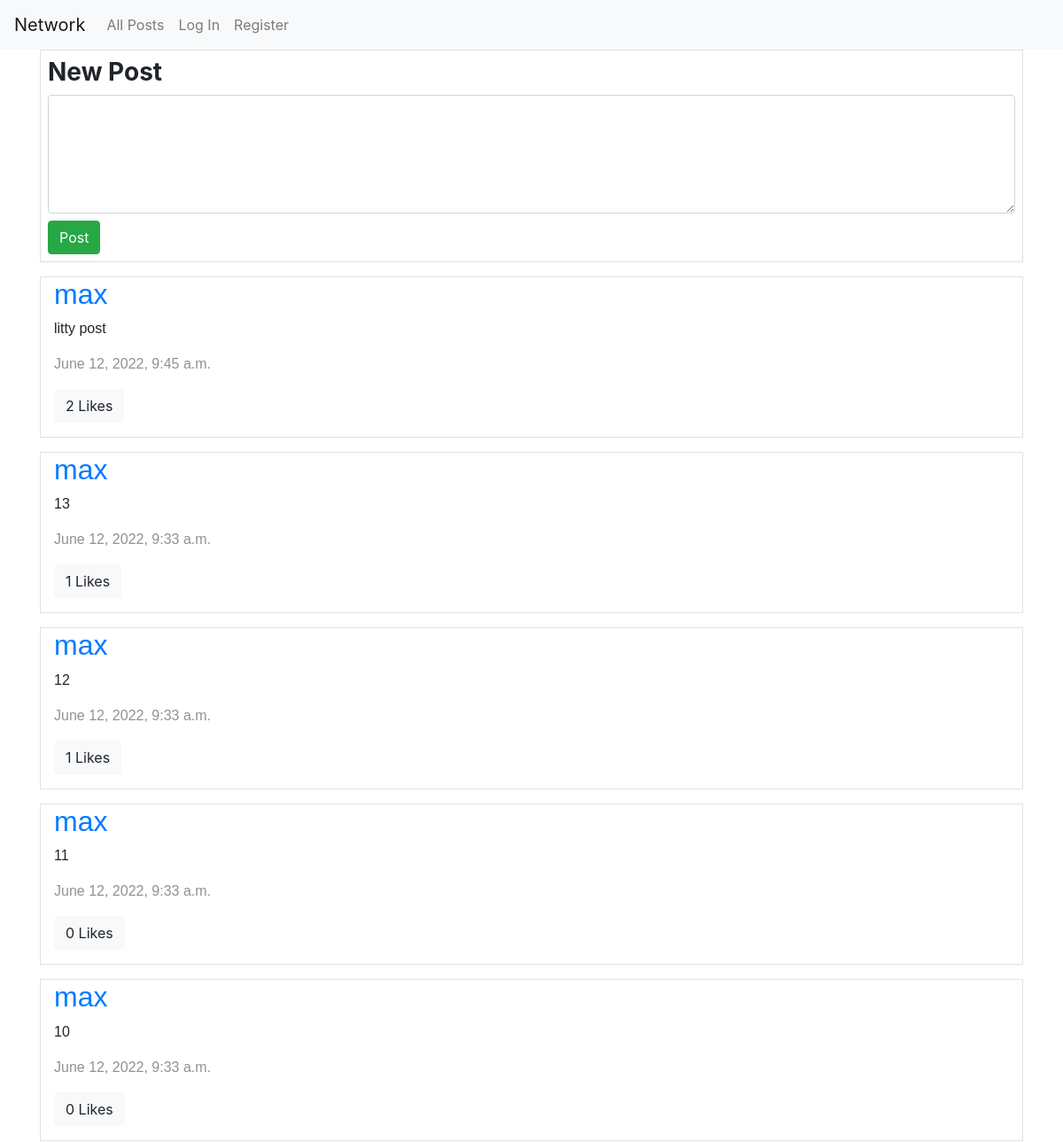
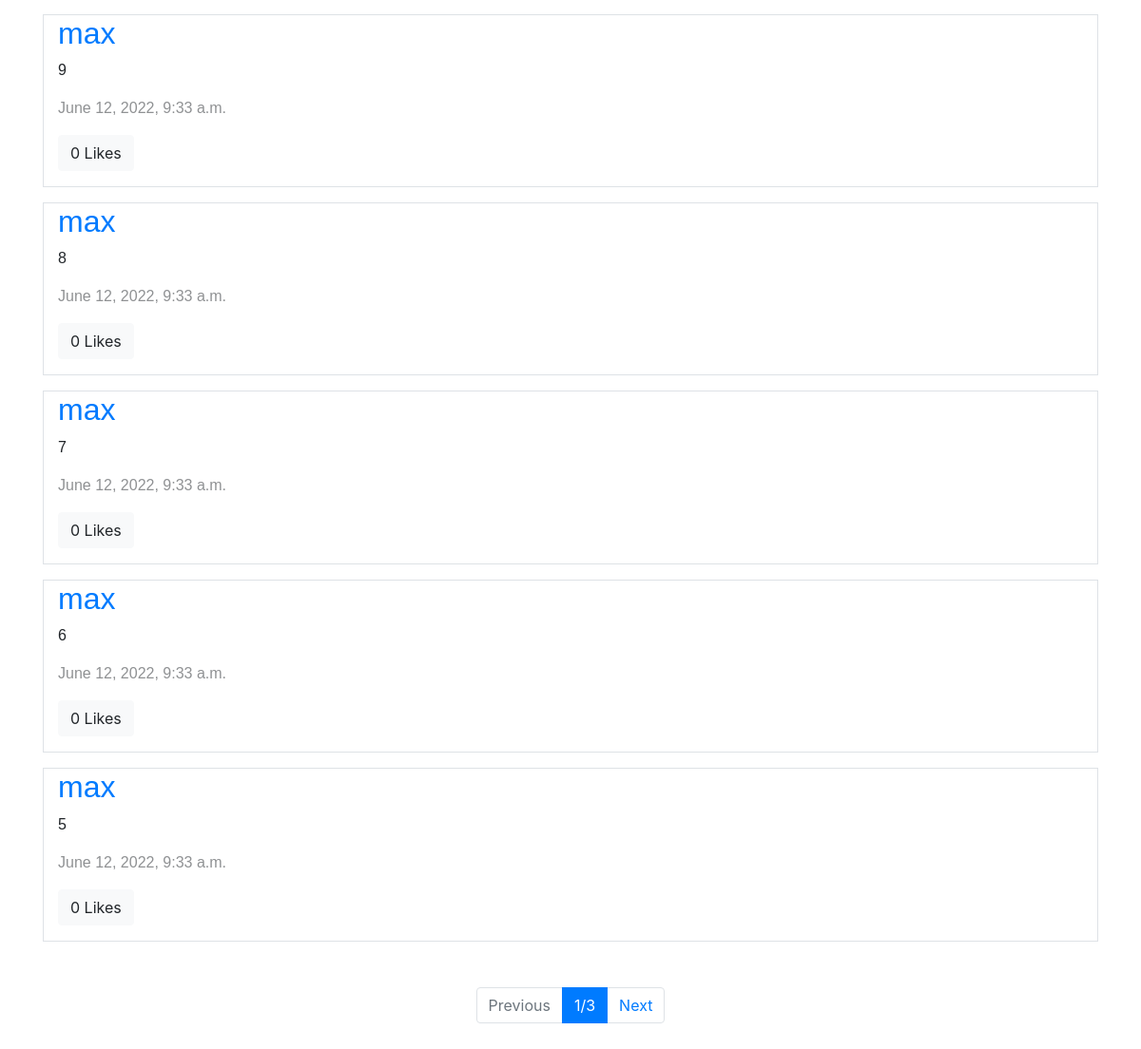
/, run on an earlier commit of the app's database (2 pictures, top to bottom).
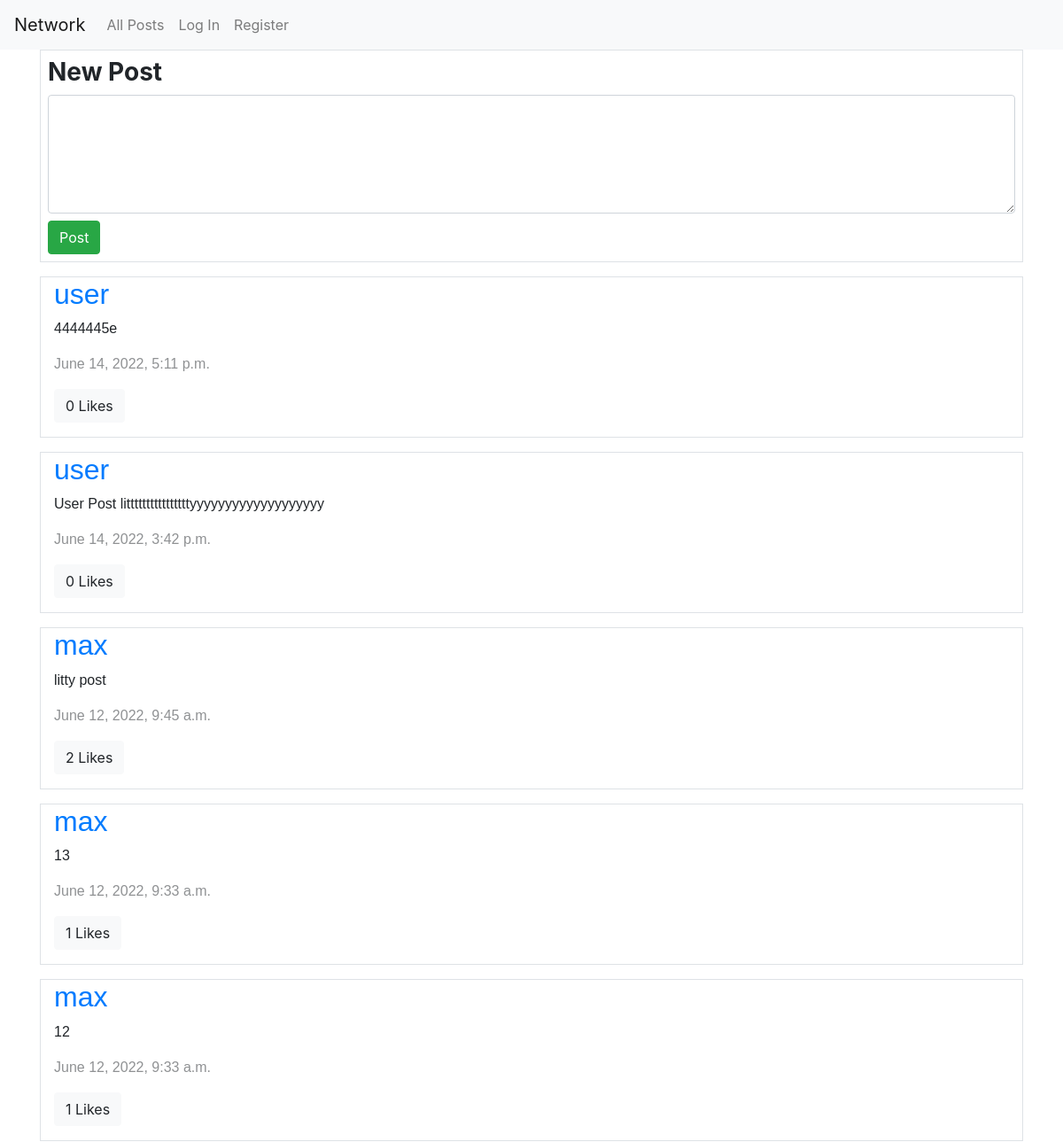
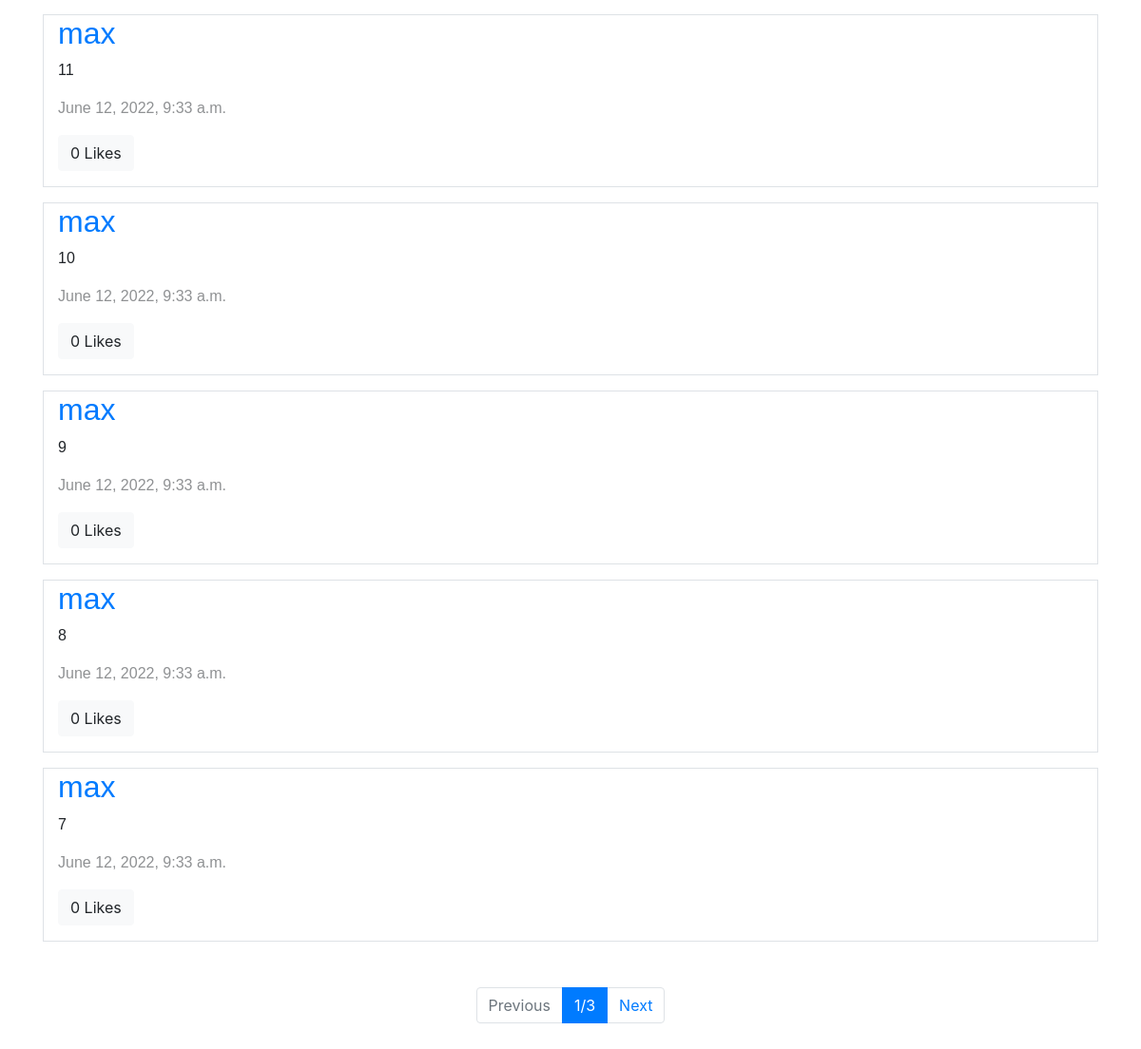
And on a later commit of the database (2 pictures, top to bottom).
### network/models.py (models this page shows, shortened)
class Post(models.Model):
    poster = models.ForeignKey(User, on_delete=models.CASCADE, related_name="Posts")
    text = models.CharField(max_length=280)
    timestamp = models.DateTimeField(auto_now_add=True)
    like = models.ManyToManyField(User, related_name="Likes")

class User(AbstractUser):
    pass

### network/views.py (the view, shortened to what this page needs)
# urls.py: path("", views.index, name="index"),
def index(request):
    posts = Post.objects.all()
    posts = posts.order_by('-timestamp')
    tests = posts
    p = Paginator(posts, 10)
    page = request.GET.get('page')
    posts = p.get_page(page)
    return render(request, "network/index.html", {
        "form": PostForm,
        "posts": posts,
    })

### network/templates/network/index.html (shortened to what this page needs)
{% extends "network/layout.html" %}
{% load static %}
{% block body %}
    <div class="container">
        <div class="col border p-2">
            <h3 class="font-weight-bold">New Post</h3>
            <form method="POST">
                {{ form }}
                <input class="btn btn-success mt-2" value="Post" type="submit">
            </form>
        </div>
        {% for post in posts %}
        <div class="col border mt-3 pb-3">
            <div class="">
                <h2><a href="{% url 'userpage' post.poster %}">{{ post.poster }}</a></h2>
            </div>
            {% if post.poster == request.user %}
            <div class="" data-postid="{{ post.id }}">
                <p>{{ post.text }}</p>
                <p class="timestamp">{{ post.timestamp }}</p>
            </div>
            <button class="postText btn btn-info" data-postid="{{ post.id }}">Edit</button>
            {% else %}
            <div>
                <p>{{ post.text }}</p>
                <p class="timestamp">{{ post.timestamp }}</p>
            </div>
            {% endif %}
            {% if request.user in post.like.all %}
            <button class="post btn btn-warning" data-postid="{{ post.id }}">
                {{ post.like.count }} Likes
            </button>
            {% else %}
            <button class="post btn btn-light" data-postid="{{ post.id }}">
                {{ post.like.count }} Likes
            </button>
            {% endif %}
        </div>
    {% endfor %}
    </div>
    <nav aria-label="...">
        <ul class="pagination justify-content-center m-5">
            {% if posts.has_previous %}
                <li class="page-item">
                <a class="page-link" href="?page={{ posts.previous_page_number }}"  aria-disabled="true">Previous</a>
            {% else %}
                <li class="page-item disabled">
                <a class="page-link" href="#"  aria-disabled="true">Previous</a>
            {% endif %}
            </li>
            <li class="page-item active"><a class="page-link" href="#">{{ posts.number }}/{{ posts.paginator.num_pages }}</a></li>
            {% if posts.has_next %}
                <li class="page-item">
                <a class="page-link" href="?page={{ posts.next_page_number }}"  aria-disabled="true">Next</a>
            {% else %}
                <li class="page-item disabled">
                <a class="page-link" href="#">Next</a>
            {% endif %}
            </li>
        </ul>
    </nav>
{% endblock %}

What changed in the data, as far as the page shows it:
no longer on this page (row unchanged): Post: poster "max", text "6", timestamp "June 12, 2022, 9:33 a.m.", like.count "0"
no longer on this page (row unchanged): Post: poster "max", text "5", timestamp "June 12, 2022, 9:33 a.m.", like.count "0"
added Post: poster "user", text "4444445e", timestamp "June 14, 2022, 5:11 p.m.", like.count "0"
added Post: poster "user", text "User Post littttttttttttttttyyyyyyyyyyyyyyyyyyy", timestamp "June 14, 2022, 3:42 p.m.", like.count "0"
